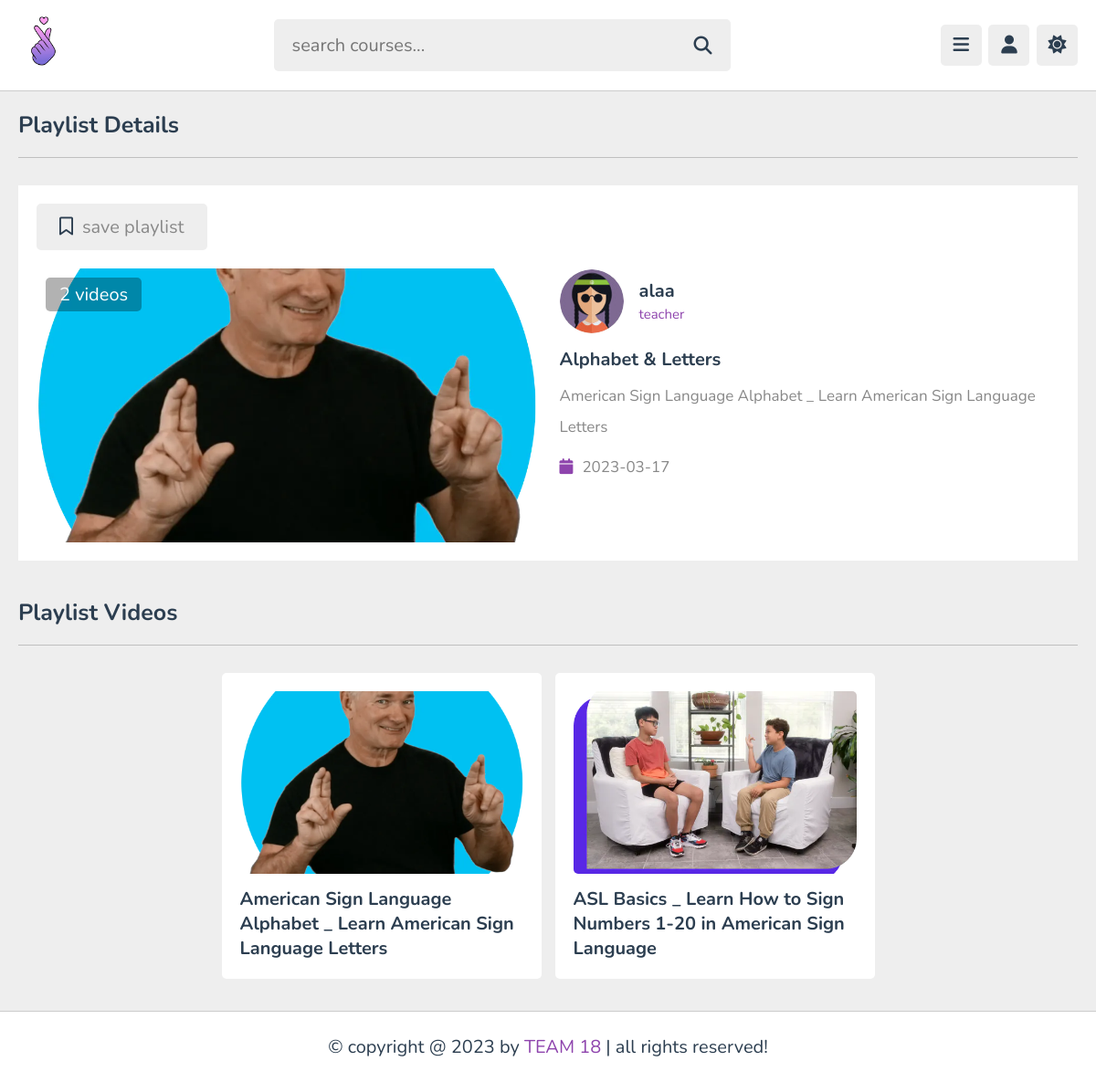
/playlist.php?get_id=3VQjhPfsaHPXoQbRh7zT, run on the app's committed database.
### tables this page shows
CREATE TABLE `playlist` (
  `id` varchar(20) NOT NULL,
  `tutor_id` varchar(20) NOT NULL,
  `title` varchar(100) NOT NULL,
  `description` varchar(1000) NOT NULL,
  `thumb` varchar(100) NOT NULL,
  `date` date NOT NULL DEFAULT current_timestamp(),
  `status` varchar(20) NOT NULL DEFAULT 'deactive'
);

CREATE TABLE `tutors` (
  `id` varchar(20) NOT NULL,
  `name` varchar(50) NOT NULL,
  `profession` varchar(50) NOT NULL,
  `email` varchar(50) NOT NULL,
  `password` varchar(50) NOT NULL,
  `image` varchar(100) NOT NULL
);

CREATE TABLE `content` (
  `id` varchar(20) NOT NULL,
  `tutor_id` varchar(20) NOT NULL,
  `playlist_id` varchar(20) NOT NULL,
  `title` varchar(100) NOT NULL,
  `description` varchar(1000) NOT NULL,
  `video` varchar(100) NOT NULL,
  `thumb` varchar(100) NOT NULL,
  `date` date NOT NULL DEFAULT current_timestamp(),
  `status` varchar(20) NOT NULL DEFAULT 'deactive'
);

### playlist.php (the view, shortened to what this page needs)
<?php
include 'components/connect.php';
if(isset($_COOKIE['user_id'])){
   $user_id = $_COOKIE['user_id'];
}else{
   $user_id = '';
}
if(isset($_GET['get_id'])){
   $get_id = $_GET['get_id'];
}else{
   $get_id = '';
   header('location:home.php');
}
?>
<!DOCTYPE html>
<html lang="en">
<head>
   <link rel="stylesheet" href="https://cdnjs.cloudflare.com/ajax/libs/font-awesome/6.2.0/css/all.min.css">
   <link rel="stylesheet" href="css/style.css">
</head>
<body>
<?php include 'components/user_header.php'; ?>
<section class="playlist">
   <h1 class="heading">playlist details</h1>
   <div class="row">
      <?php
         $select_playlist = $conn->prepare("SELECT * FROM `playlist` WHERE id = ? and status = ? LIMIT 1");
         $select_playlist->execute([$get_id, 'active']);
         if($select_playlist->rowCount() > 0){
            $fetch_playlist = $select_playlist->fetch(PDO::FETCH_ASSOC);
            $playlist_id = $fetch_playlist['id'];
            $count_videos = $conn->prepare("SELECT * FROM `content` WHERE playlist_id = ?");
            $count_videos->execute([$playlist_id]);
            $total_videos = $count_videos->rowCount();
            $select_tutor = $conn->prepare("SELECT * FROM `tutors` WHERE id = ? LIMIT 1");
            $select_tutor->execute([$fetch_playlist['tutor_id']]);
            $fetch_tutor = $select_tutor->fetch(PDO::FETCH_ASSOC);
            $select_bookmark = $conn->prepare("SELECT * FROM `bookmark` WHERE user_id = ? AND playlist_id = ?");
            $select_bookmark->execute([$user_id, $playlist_id]);
      ?>
      <div class="col">
         <form action="" method="post" class="save-list">
            <?php
               if($select_bookmark->rowCount() > 0){
            ?>
            <button type="submit" name="save_list"><i class="fas fa-bookmark"></i><span>saved</span></button>
            <?php
               }else{
            ?>
               <button type="submit" name="save_list"><i class="far fa-bookmark"></i><span>save playlist</span></button>
            <?php
               }
            ?>
         </form>
         <div class="thumb">
            <span><?= $total_videos; ?> videos</span>
            <img src="uploaded_files/<?= $fetch_playlist['thumb']; ?>" alt="">
         </div>
      </div>
      <div class="col">
         <div class="tutor">
            <img src="uploaded_files/<?= $fetch_tutor['image']; ?>" alt="">
            <div>
               <h3><?= $fetch_tutor['name']; ?></h3>
               <span><?= $fetch_tutor['profession']; ?></span>
            </div>
         </div>
         <div class="details">
            <h3><?= $fetch_playlist['title']; ?></h3>
            <p><?= $fetch_playlist['description']; ?></p>
            <div class="date"><i class="fas fa-calendar"></i><span><?= $fetch_playlist['date']; ?></span></div>
         </div>
      </div>
      <?php
         }else{
            echo '<p class="empty">this playlist was not found!</p>';
         }
      ?>
   </div>
</section>
<section class="videos-container">
   <h1 class="heading">playlist videos</h1>
   <div class="box-container">
      <?php
         $select_content = $conn->prepare("SELECT * FROM `content` WHERE playlist_id = ? AND status = ? ORDER BY date DESC");
         $select_content->execute([$get_id, 'active']);
         if($select_content->rowCount() > 0){
            while($fetch_content = $select_content->fetch(PDO::FETCH_ASSOC)){
      ?>
      <a href="watch_video.php?get_id=<?= $fetch_content['id']; ?>" class="box">
         <img src="uploaded_files/<?= $fetch_content['thumb']; ?>" alt="">
         <h3><?= $fetch_content['title']; ?></h3>
      </a>
      <?php
            }
         }else{
            echo '<p class="empty">no videos added yet!</p>';
         }
      ?>
   </div>
</section>
<?php include 'components/footer.php'; ?>
</body>
</html>

### css/style.css (style rules this page uses)
:root { --main-color:#8e44ad; --red:#e74c3c; --oragen:#f39c12; --white:#fff; --black:#2c3e50; --light-color:#888; --light-bg:#eee; --border:.1rem solid rgba(0,0,0,.2); }
* { font-family: 'Nunito', sans-serif; margin: 0; padding: 0; box-sizing: border-box; outline: none; border: none; text-decoration: none; }
html { font-size: 62.5%; overflow-x: hidden; }
body { background-color: var(--light-bg); padding-left: 30rem; }
section { padding:2rem; max-width: 1200px; margin: 0 auto; }
.heading { padding-bottom: 1.8rem; border-bottom: var(--border); font-size: 2.5rem; color: var(--black); text-transform: capitalize; margin-bottom: 3rem; }
.playlist .row { display: flex; align-items: center; gap:2.5rem; flex-wrap: wrap; padding: 2rem; background-color: var(--white); }
.playlist .row .col { flex: 1 1 40rem; }
.playlist .row .col .save-list button { font-size: 2rem; border-radius: .5rem; background-color: var(--light-bg); padding: 1.2rem 2.5rem; cursor: pointer; margin-bottom: 2rem; }
.playlist .row .col .save-list button i { color: var(--black); margin-right: 1rem; }
.playlist .row .col .save-list button span { color: var(--light-color); }
.playlist .row .col .thumb { position: relative; height: 30rem; }
.playlist .row .col .thumb span { position: absolute; top: 1rem; left: 1rem; border-radius: .5rem; padding: .5rem 1.5rem; font-size: 2rem; color: #fff; background-color: rgba(0,0,0,.3); }
.playlist .row .col .thumb img { width: 100%; height: 100%; border-radius: .5rem; object-fit: cover; }
.playlist .row .col .tutor { display: flex; align-items: center; gap: 1.7rem; }
.playlist .row .col .tutor img { height: 7rem; width: 7rem; border-radius: 50%; object-fit: cover; }
.playlist .row .col .tutor h3 { font-size: 2rem; color: var(--black); margin-bottom: .2rem; }
.playlist .row .col .tutor span { color: var(--main-color); font-size: 1.5rem; }
.playlist .row .col .details { padding-top: 1.5rem; }
.playlist .row .col .details h3 { font-size: 2rem; color: var(--black); }
.playlist .row .col .details p { padding: 1rem 0; line-height: 2; color: var(--light-color); font-size: 1.7rem; }
.playlist .row .col .details .date { font-size: 1.7rem; padding-top: .5rem; }
.playlist .row .col .details .date i { color: var(--main-color); margin-right: 1rem; }
.playlist .row .col .details .date span { color: var(--light-color); }
.videos-container .box-container { display: grid; grid-template-columns: repeat(auto-fit, 35rem); gap: 1.5rem; align-items: flex-start; justify-content: center; }
.videos-container .box-container .box { position: relative; border-radius: .5rem; padding: 2rem; background-color: var(--white); }
.videos-container .box-container .box img { height: 20rem; width: 100%; border-radius: .5rem; object-fit: cover; }
.videos-container .box-container .box h3 { font-size: 2rem; color: var(--black); margin-top: 1rem; }
@media (max-width:1200px) { body { padding-left: 0; } }

### data on the page
playlist: thumb (picture), title "Alphabet & Letters", description "American Sign Language Alphabet _ Learn American Sign Language Letters", date "2023-03-17"
tutors: image (picture), name "alaa", profession "teacher"
content: thumb (picture), title "American Sign Language Alphabet _ Learn American Sign Language Letters"
content: thumb (picture), title "ASL Basics _ Learn How to Sign Numbers 1-20 in American Sign Language"

### other printed values
$total_videos "2"
